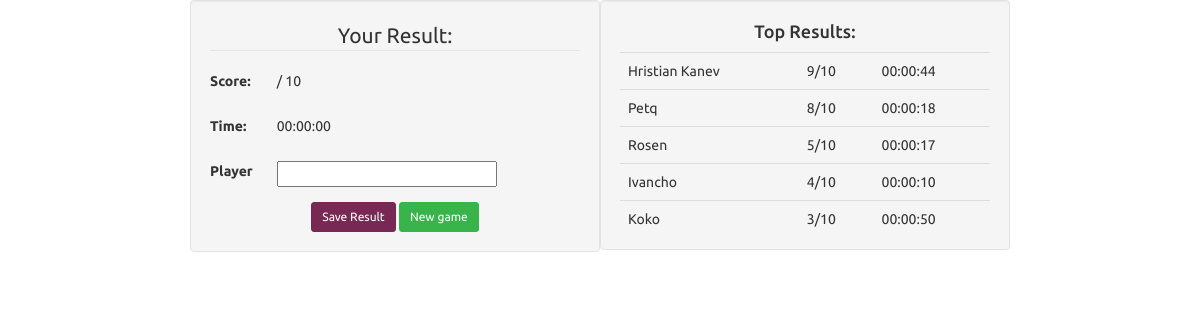
The page /statistic.php on the database its author committed.
### tables this page shows
CREATE TABLE IF NOT EXISTS `quizzes` (
  `id` int(11) NOT NULL AUTO_INCREMENT,
  `score` int(11) NOT NULL DEFAULT '0',
  `duration` time NOT NULL DEFAULT '00:00:00',
  `player` varchar(50) NOT NULL DEFAULT '0',
  PRIMARY KEY (`id`)
);

### Core/Application.php (called while the page is built, shortened)
<?php
class Application
{
    public function loadTemplate($templateName, $data = null)
    {
        include self::FRONTEND_FOLDER
            . '/'
            . $templateName
            . '.php';
    }
}

### statistic.php (called while the page is built, shortened)
<?php
require_once 'app.php';
$time1 = new DateTime($_COOKIE["startTime"]);
$time2 = new DateTime($_COOKIE["endTime"]);
$diff=date_diff($time1,$time2);
$duration = $diff->format("%H:%I:%S");
$results = $quizService->getHighestResults();
$data = ['score' => $_COOKIE["score"], 'duration' => $duration, 'results' => $results];
$app->loadTemplate("statistic_frontend", $data);

### Service/QuizService.php (called while the page is built, shortened)
<?php
class QuizService
{
    private $db;
    public function __construct(DatabaseInterface $db)
    {
        $this->db = $db;
    }
    public function getHighestResults(){
        $query = "SELECT * FROM quizzes ORDER BY  score DESC, duration ASC LIMIT 5";
        $stmt = $this->db->prepare($query);
        $stmt->execute([]);
    }
}

### Adapter/PDODatabase.php (called while the page is built, shortened)
<?php
class PDODatabase implements DatabaseInterface
{
    private $pdo;
    public function __construct(string $host,
                                string $dbName,
                                string $user,
                                string $pass)
    {
        $dsn = "mysql:host=" . $host . ";dbname=" . $dbName . ';charset=utf8';
        $this->pdo = new \PDO($dsn, $user, $pass);
        $this->pdo->setAttribute(PDO::ATTR_ERRMODE, PDO::ERRMODE_EXCEPTION);
    }
    public function prepare($sql): DatabaseStatementInterface
    {
        return new PDODatabaseStatement($this->pdo->prepare($sql));
    }
}

### Adapter/PDODatabaseStatement.php (called while the page is built, shortened)
<?php
class PDODatabaseStatement implements DatabaseStatementInterface
{
    private $statement;
    public function __construct(\PDOStatement $statement)
    {
        $this->statement = $statement;
    }
    public function execute(array $params = [])
    {
        return $this->statement->execute($params);
    }
}

### Data/Quiz.php (called while the page is built, shortened)
<?php
class Quiz
{
    private $player;
    private $duration;
    private $score;
    public function getPlayer()
    {
        return $this->player;
    }
    public function getDuration()
    {
        return $this->duration;
    }
    public function getScore()
    {
        return $this->score;
    }
}

### frontend/statistic_frontend.php (the view, shortened to what this page needs)
<!DOCTYPE html>
<html lang="en">
<head>
    <link  rel="stylesheet" type="text/css"  href="Web/css/bootstrap.css"/>
    <link rel="stylesheet" href="https://cdnjs.cloudflare.com/ajax/libs/font-awesome/4.7.0/css/font-awesome.min.css">
</head>
<body>
<div class="row">
    <div class="well col-lg-4 col-lg-offset-2 container-results">
        <form method="post">
            <fieldset>
                <legend class="text-center ">Your Result: </legend>
                <div class="form-group row">
                    <label for="player" class="col-sm-2 col-form-label">Score: </label>
                    <div class="col-sm-10">
                        <p><?= $data['score'] ?> / 10 </p>
                    </div>
                </div>
                <div class="form-group row">
                    <label for="player" class="col-sm-2 col-form-label">Time: </label>
                    <div class="col-sm-10">
                        <p><?= $data['duration'] ?></p>
                    </div>
                </div>
                <div class="form-group row">
                    <label for="player" class="col-sm-2 col-form-label">Player</label>
                    <div class="col-sm-2">
                        <input type="text"  class="form-control-plaintext" name="player" >
                    </div>
                </div>
                <div class="text-center">
                    <button type="submit" class="btn btn-info btn-sm" name="saveScore">Save Result</button>
                    <button  class="btn btn-success btn-sm" name="saveScore" id="btn-new-game">New game</button>
                </div>
            </fieldset>
        </form>
    </div>
    <div class="container-results well col-lg-4 " style="height: 250px">
        <div style="margin-top: -8px;" class="text-center">
            <h4>Top Results:</h4>
        </div>
        <table class="table table-hover">
            <?php foreach ($data['results'] as $result) : ?>
                <tr>
                    <td> <?= htmlspecialchars($result->getPlayer()) ?></td>
                    <td> <?= $result->getScore() ?>/10</td>
                    <td> <?= $result->getDuration() ?></td>
                </tr>
            <?php endforeach; ?>
        </table>
    </div>
</div>
</body>
</html>

### rows shown on the page
quizzes: player "Hristian Kanev", score "9", duration "00:00:44"
quizzes: player "Petq", score "8", duration "00:00:18"
quizzes: player "Rosen", score "5", duration "00:00:17"
quizzes: player "Ivancho", score "4", duration "00:00:10"
quizzes: player "Koko", score "3", duration "00:00:50"

### other values the page prints
$data['duration'] "00:00:00"
